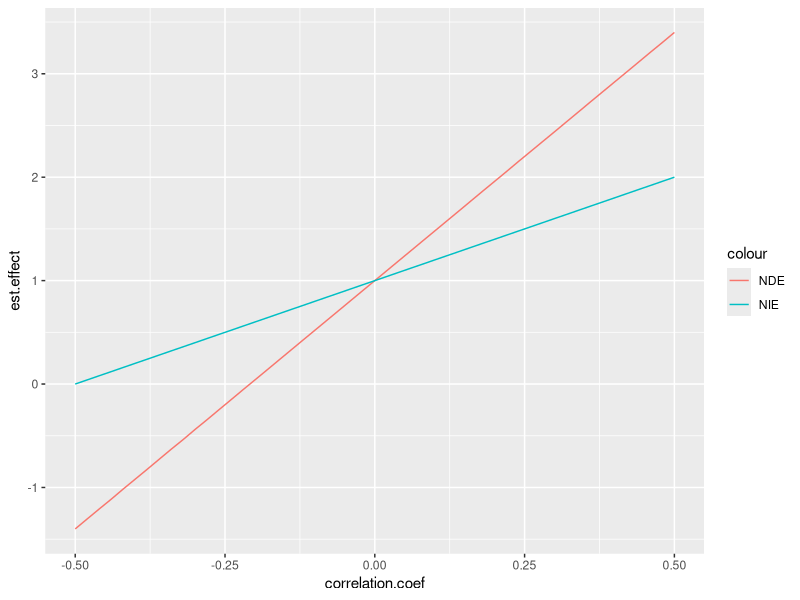
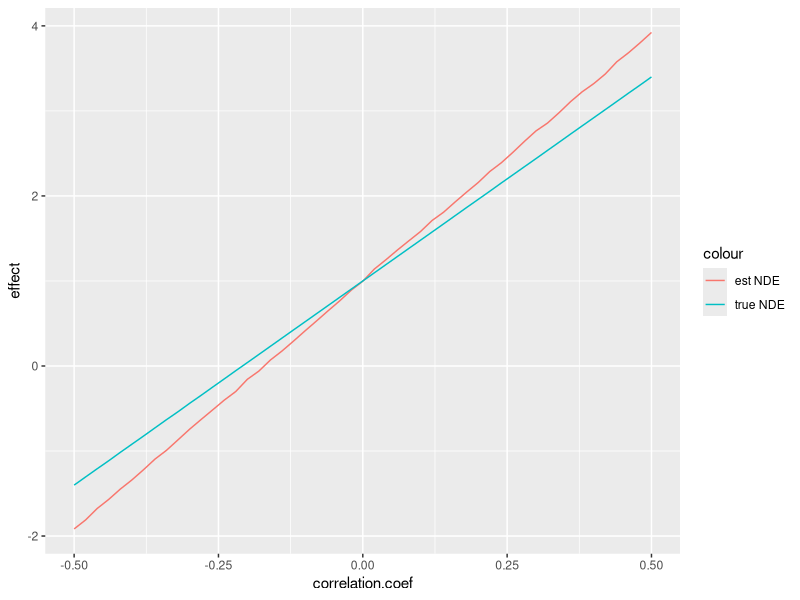
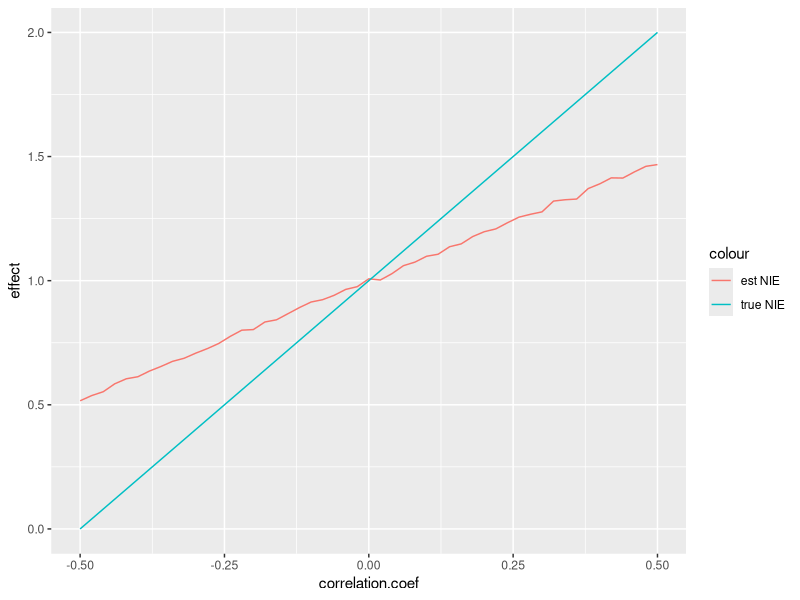

Recreate these plots in R, in order.
## ---- chunk 1
knitr::opts_chunk$set(echo = TRUE)
## ---- chunk 2
library(ggplot2)
to.plot.read = read.table("toplot.txt") # read results

ggplot() + #mycket högre effekt på true nde av att öka korrelationen
  geom_line(data = data.frame(to.plot.read), aes(x=interaction.coefficient, y = true.nde, col = "NDE")) +
  geom_line(data = data.frame(to.plot.read), aes(x=interaction.coefficient, y = true.nie, col = "NIE")) +
  xlab('correlation.coef') +
  ylab('est.effect') +
  expand_limits(y=0)
ggplot() + 
  geom_line(data = data.frame(to.plot.read), aes(x=interaction.coefficient, y = est.nde, col = "est NDE")) +
  geom_line(data = data.frame(to.plot.read), aes(x=interaction.coefficient, y = true.nde, col = "true NDE")) +
  xlab('correlation.coef') +
  ylab('effect')
ggplot() + 
  geom_line(data = data.frame(to.plot.read), aes(x=interaction.coefficient, y = est.nie, col = "est NIE")) +
  geom_line(data = data.frame(to.plot.read), aes(x=interaction.coefficient, y = true.nie, col = "true NIE")) +
  xlab('correlation.coef') +
  ylab('effect')
